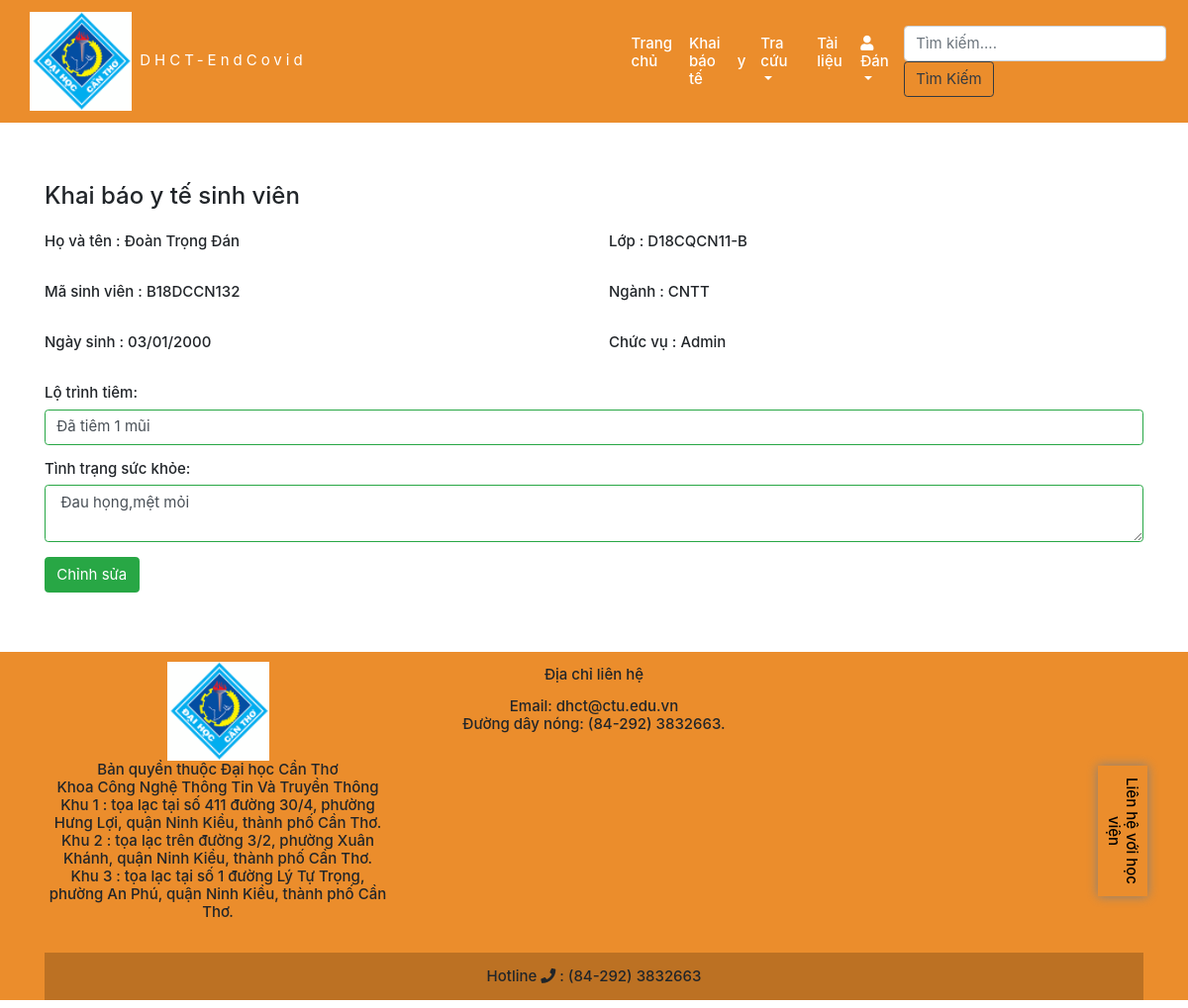
Page /user/chitietkhaibao/14 (signed in) on the committed database.
### tables this page shows
CREATE TABLE `taikhoan` (
  `UserID` int(11) NOT NULL,
  `Idtaikhoan` varchar(10) NOT NULL,
  `Hovaten` varchar(100) NOT NULL,
  `Pass` varchar(100) NOT NULL,
  `SDT` varchar(100) NOT NULL,
  `Lop` varchar(100) NOT NULL,
  `Nganhhoc` varchar(100) NOT NULL,
  `Diachi` varchar(200) NOT NULL,
  `Email` varchar(200) NOT NULL,
  `Ngaysinh` varchar(200) NOT NULL,
  `role` int(11) NOT NULL,
  `avatar` varchar(100) NOT NULL
);

CREATE TABLE `khaibao` (
  `Khaibaoid` int(11) NOT NULL,
  `Lotrinhtiem` varchar(100) NOT NULL,
  `Tinhtrangsuckhoe` varchar(300) NOT NULL,
  `UserID` varchar(10) NOT NULL
);

### system/load.php (called while the page is built, shortened)
<?php
    class load{
        public function view($filename,$data=NULL){
            include "app/view/".$filename.".php";
        }
    }
?>

### app/controller/user.php (called while the page is built, shortened)
<?php
class user extends dcontroller{
    public function chitietkhaibao($id){
        $user = $this -> load-> model("usermodel");
        $cond = "UserID = $id";
        $taikhoan = "taikhoan";
        $data["chitiet"] = $user -> Userdetail($taikhoan, $cond);
        $table="khaibao";
        $data["chitietkhaibao"] = $user -> chitietkhaibao($table,$cond);
        $this -> load -> view("header");
        $this -> load -> view("khaibao/chitietkhaibao",$data);
        $this -> load-> view("footer");
    }
}
?>

### system/session.php (called while the page is built, shortened)
<?php
class session{
    public static function get($key){
       if(isset( $_SESSION[$key])){
           return  $_SESSION[$key];
       }else{
           return false;
       }
     }
}
?>

### system/database.php (called while the page is built, shortened)
<?php
    class database {
        public $cond;
       public function __construct(){
        $connect = 'localhost';
        $user='root';
        $database="ptitcovid";
        $pass='';
        $this->cond = new mysqli($connect,$user,$pass,$database);
        }
        public function select($sql){
            $statement =mysqli_query($this->cond,$sql);
            return $statement;
        }
    }
?>

### app/model/usermodel.php (called while the page is built, shortened)
<?php
    class usermodel extends dmodel{
          public function Userdetail($tbl_customer,$cond){
            $sql ="SELECT * FROM $tbl_customer WHERE $cond";
            return $this->db-> select($sql);
          }
          public function chitietkhaibao($table,$cond){
                $sql ="SELECT * FROM $table WHERE $cond";
                return $this ->db-> select($sql);
          }
    }
?>

### app/view/khaibao/chitietkhaibao.php (the view, shortened to what this page needs)
<div style="margin: 5% auto;" class="container">
<p style="margin:2% auto;font-size: 24px!important;"> Khai báo y tế sinh viên</p>
<form  action="<?php echo BASE_URL ?>user/userkhaibao/<?php echo session::get("UserID") ?>" class="was-validated" method="POST">
<div class="row">
  <?php foreach($chitiet as $key => $value){
  ?>
        <div class="col-sm-6">
        <p>Họ và tên : <?php echo $value['Hovaten'] ?> </p> <br>
        <p>Mã sinh viên : <?php echo $value['Idtaikhoan'] ?> </p><br>
        <p>Ngày sinh : <?php echo $value['Ngaysinh'] ?></p><br>
        </div>
        <div class="col-sm-6">
        <p>Lớp : <?php echo $value['Lop'] ?></p><br>
        <p>Ngành : <?php echo $value['Nganhhoc'] ?></p><br>
        <p>Chức vụ : <?php
        if(session::get("role")==1){
            echo"Admin";
        }else{
            echo "Sinh viên";
        }
        ?></p><br>
        </div>
        <?php
  }
  ?>
        </div>
      <?php foreach($chitietkhaibao as $key => $value){
      ?>
          <div class="form-group">
            <label for="uname">Lộ trình tiêm:</label> <br>
            <input class="form-control" type="text" id="chuatiem" name="lotrinh" value="<?php echo $value["Lotrinhtiem"] ?>">
          </div>
          <div class="form-group">
            <label for="uname">Tình trạng sức khỏe:</label> <br>
           <textarea class="form-control col-12" name="" id=""  rows="2"> <?php echo $value["Tinhtrangsuckhoe"] ?></textarea>
         <?php
         }
         ?>
          </div>
        </form>
        <button class="chinhsua btn btn-success" name="khaibao" class="btn btn-primary">Chỉnh sửa</button>
</div>

### style.css (style rules this page uses)
* { font-size: 15px !important; text-decoration: none !important; }
p,a,h4,h5 { text-align: justify!important; }

### rows in the picture
taikhoan: Hovaten "Đoàn Trọng Đán", Idtaikhoan "B18DCCN132", Ngaysinh "03/01/2000", Lop "D18CQCN11-B", Nganhhoc "CNTT"
khaibao: lotrinh "Đã tiêm 1 mũi", Tinhtrangsuckhoe "Đau họng,mệt mỏi"

### other values in the picture
end($ten) "Đán"
